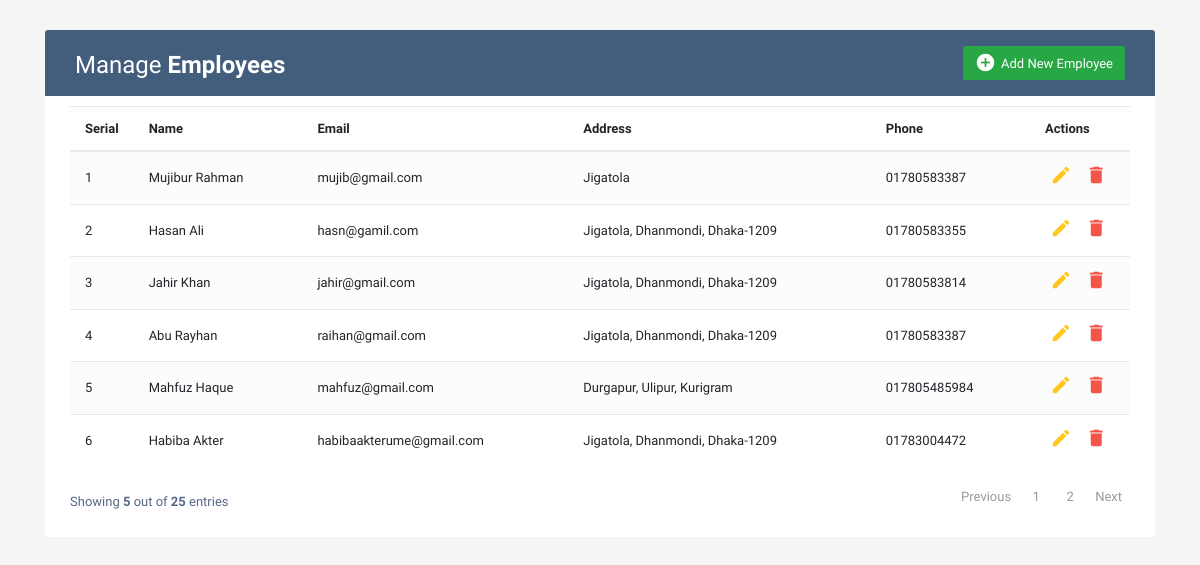
The page / on the database its author committed.
### tables this page shows
CREATE TABLE `user` (
  `id` int(11) NOT NULL,
  `name` varchar(50) NOT NULL,
  `email` varchar(255) NOT NULL,
  `address` varchar(255) NOT NULL,
  `phone` varchar(255) NOT NULL,
  `creat_time` timestamp NOT NULL DEFAULT current_timestamp(),
  `update_time` timestamp NOT NULL DEFAULT current_timestamp() ON UPDATE current_timestamp()
);

### class/crud.php (called while the page is built, shortened)
<?php
class Database
{
	Public function __construct()
	{
	$host = "localhost";
	$user = "root";
	$pass = "";
	$db = "crud";
	$this->link = mysqli_connect($host, $user, $pass, $db);
	}
public function data_show(){
	$query = "SELECT * FROM `user` ORDER BY id DESC";
	$result = mysqli_query($this->link, $query);
	return $result;
}
}
?>

### index.php (the view, shortened to what this page needs)
<?php
include 'class/crud.php';
$db = new Database();
$result = $db->data_show();
?>
<!DOCTYPE html>
<html lang="en">
<head>
<link rel="stylesheet" href="https://stackpath.bootstrapcdn.com/bootstrap/4.5.0/css/bootstrap.min.css">
<link rel="stylesheet" href="https://maxcdn.bootstrapcdn.com/font-awesome/4.7.0/css/font-awesome.min.css">
<link rel="stylesheet" type="text/css" href="css/style.css">
<link rel="stylesheet" type="text/css" href="js/script.js">
</head>
<body>
<div class="container-xl">
	<div class="table-responsive">
		<div class="table-wrapper">
			<div class="table-title">
				<div class="row">
					<div class="col-sm-6">
						<h2>Manage <b>Employees</b></h2>
					</div>
					<div class="col-sm-6">
						<a href="#addEmployeeModal" class="btn btn-success" data-toggle="modal"><i class="material-icons">&#xE147;</i> <span>Add New Employee</span></a>
					</div>
				</div>
			</div>
			<table class="table table-striped table-hover">
				<thead>
					<tr>
						<th>Serial</th>
						<th>Name</th>
						<th>Email</th>
						<th>Address</th>
						<th>Phone</th>
						<th>Actions</th>
					</tr>
				</thead>
				<tbody>
<?php
	$serial = 1;
	while ($row = mysqli_fetch_assoc($result)) { ?>
					<tr>
						<td><?php echo $serial; ?></td>
						<td><?php echo $row['name']; ?></td>
						<td><?php echo $row['email']; ?></td>
						<td><?php echo $row['address']; ?></td>
						<td><?php echo $row['phone']; ?></td>
						<td>
							<a href="edit.php?id=<?php echo $row['id']; ?>" class="edit"><i class="material-icons" data-toggle="tooltip" title="Edit">&#xE254;</i></a>
							<a href="delete.php?id=<?php echo $row['id']; ?>" class="delete" ><i class="material-icons" data-toggle="tooltip" title="Delete">&#xE872;</i></a>
						</td>
					</tr>
<?php $serial++;	} ?>
				</tbody>
			</table>
			<div class="clearfix">
				<div class="hint-text">Showing <b>5</b> out of <b>25</b> entries</div>
				<ul class="pagination">
				<li class="page-item disabled"><a href="#">Previous</a></li>
<?php
$limit = 3;
if(mysqli_num_rows($result)){
	$total_records = mysqli_num_rows($result);
	$total_page = ceil($total_records/$limit);
	for($i=1; $i<=$total_page; $i++){
		echo '<li class="page-item"><a href="index.php?page='.$i.' "class="page-link">'.$i.'</a></li>';
	}
}
?>
					<li class="page-item"><a href="#" class="page-link">Next</a></li>
				</ul>
			</div>
		</div>
	</div>
</div>
</body>
</html>

### css/style.css (style rules this page uses)
body { color: #566787; background: #f5f5f5; font-family: 'Varela Round', sans-serif; font-size: 13px; }
.table-responsive { margin: 30px 0; }
.table-wrapper { background: #fff; padding: 20px 25px; border-radius: 3px; min-width: 1000px; box-shadow: 0 1px 1px rgba(0,0,0,.05); }
.table-title { padding-bottom: 15px; background: #435d7d; color: #fff; padding: 16px 30px; min-width: 100%; margin: -20px -25px 10px; border-radius: 3px 3px 0 0; }
.table-title h2 { margin: 5px 0 0; font-size: 24px; }
.table-title .btn { color: #fff; float: right; font-size: 13px; border: none; min-width: 50px; border-radius: 2px; border: none; outline: none !important; margin-left: 10px; }
.table-title .btn i { float: left; font-size: 21px; margin-right: 5px; }
.table-title .btn span { float: left; margin-top: 2px; }
table.table tr th, table.table tr td { border-color: #e9e9e9; padding: 12px 15px; vertical-align: middle; }
table.table tr th:first-child { width: 60px; }
table.table tr th:last-child { width: 100px; }
table.table-striped tbody tr:nth-of-type(odd) { background-color: #fcfcfc; }
table.table td:last-child i { opacity: 0.9; font-size: 22px; margin: 0 5px; }
table.table td a { font-weight: bold; color: #566787; display: inline-block; text-decoration: none; outline: none !important; }
table.table td a.edit { color: #FFC107; }
table.table td a.delete { color: #F44336; }
table.table td i { font-size: 19px; }
.pagination { float: right; margin: 0 0 5px; }
.pagination li a { border: none; font-size: 13px; min-width: 30px; min-height: 30px; color: #999; margin: 0 2px; line-height: 30px; border-radius: 2px !important; text-align: center; padding: 0 6px; }
.hint-text { float: left; margin-top: 10px; font-size: 13px; }

### rows shown on the page
user: name "Mujibur Rahman", email "mujib@gmail.com", address "Jigatola", phone "01780583387"
user: name "Hasan Ali", email "hasn@gamil.com", address "Jigatola, Dhanmondi, Dhaka-1209", phone "01780583355"
user: name "Jahir Khan", email "jahir@gmail.com", address "Jigatola, Dhanmondi, Dhaka-1209", phone "01780583814"
user: name "Abu Rayhan", email "raihan@gmail.com", address "Jigatola, Dhanmondi, Dhaka-1209", phone "01780583387"
user: name "Mahfuz Haque", email "mahfuz@gmail.com", address "Durgapur, Ulipur, Kurigram", phone "017805485984"
user: name "Habiba Akter", email "habibaakterume@gmail.com", address "Jigatola, Dhanmondi, Dhaka-1209", phone "01783004472"
